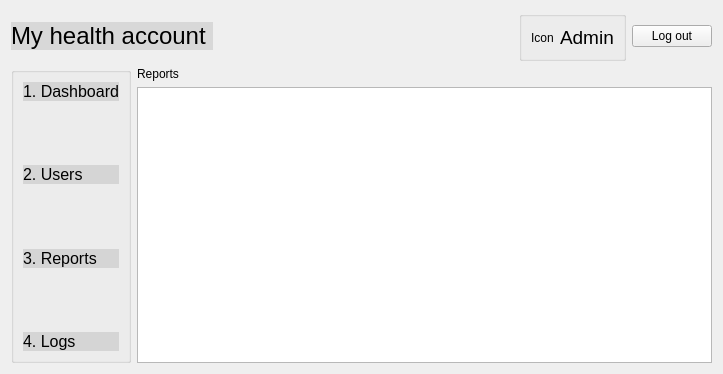
<?xml version="1.0" encoding="UTF-8"?>
<ui version="4.0">
 <class>AdminReports</class>
 <widget class="QDialog" name="AdminReports">
  <property name="geometry">
   <rect>
    <x>0</x>
    <y>0</y>
    <width>723</width>
    <height>374</height>
   </rect>
  </property>
  <property name="windowTitle">
   <string>Dialog</string>
  </property>
  <layout class="QVBoxLayout" name="verticalLayout">
   <item>
    <layout class="QHBoxLayout" name="horizontalLayout_3">
     <item>
      <widget class="QPushButton" name="pushButtonMyHealthAccount">
       <property name="styleSheet">
        <string notr="true">QPushButton {
	background-color: rgb(0, 0, 0,0.1); 
	border: none; 
	color: rgb(0, 0, 0); 
	font: 24px;
	text-align: left;
} 

</string>
       </property>
       <property name="text">
        <string>My health account </string>
       </property>
      </widget>
     </item>
     <item>
      <spacer name="horizontalSpacer">
       <property name="orientation">
        <enum>Qt::Horizontal</enum>
       </property>
       <property name="sizeHint" stdset="0">
        <size>
         <width>188</width>
         <height>20</height>
        </size>
       </property>
      </spacer>
     </item>
     <item>
      <widget class="QGroupBox" name="groupBox_6">
       <property name="title">
        <string/>
       </property>
       <layout class="QHBoxLayout" name="horizontalLayout_2">
        <item>
         <layout class="QHBoxLayout" name="horizontalLayout">
          <item>
           <widget class="QLabel" name="labelAdmin">
            <property name="text">
             <string>Icon</string>
            </property>
           </widget>
          </item>
          <item>
           <widget class="QLabel" name="label_17">
            <property name="font">
             <font>
              <family>.AppleSystemUIFont</family>
              <pointsize>14</pointsize>
              <italic>false</italic>
              <bold>false</bold>
             </font>
            </property>
            <property name="styleSheet">
             <string notr="true">font: 14pt &quot;.AppleSystemUIFont&quot;;</string>
            </property>
            <property name="text">
             <string>Admin</string>
            </property>
           </widget>
          </item>
         </layout>
        </item>
       </layout>
      </widget>
     </item>
     <item>
      <widget class="QPushButton" name="pushButtonLogout">
       <property name="text">
        <string>Log out</string>
       </property>
      </widget>
     </item>
    </layout>
   </item>
   <item>
    <layout class="QGridLayout" name="gridLayout">
     <item row="0" column="0" rowspan="2">
      <widget class="QGroupBox" name="groupBox_2">
       <property name="title">
        <string/>
       </property>
       <layout class="QVBoxLayout" name="verticalLayout_2">
        <item>
         <widget class="QPushButton" name="pushButtonDashboard">
          <property name="styleSheet">
           <string notr="true">QPushButton {
	background-color: rgb(0, 0, 0,0.1); 
	border: none; 
	color: rgb(0, 0, 0); 
	font: 16px;
	text-align: left;
} 

QPushButton:hover { 
	background-color: rgb(0, 0, 0, 0.1); 
	border: none; 
	color: rgb(0, 43, 255); 
}
</string>
          </property>
          <property name="text">
           <string>1. Dashboard</string>
          </property>
         </widget>
        </item>
        <item>
         <spacer name="verticalSpacer_4">
          <property name="orientation">
           <enum>Qt::Vertical</enum>
          </property>
          <property name="sizeHint" stdset="0">
           <size>
            <width>20</width>
            <height>13</height>
           </size>
          </property>
         </spacer>
        </item>
        <item>
         <widget class="QPushButton" name="pushButtonUsers">
          <property name="styleSheet">
           <string notr="true">QPushButton {
	background-color: rgb(0, 0, 0,0.1); 
	border: none; 
	color: rgb(0, 0, 0); 
	font: 16px;
	text-align: left;
} 

QPushButton:hover { 
	background-color: rgb(0, 0, 0, 0.1); 
	border: none; 
	color: rgb(0, 43, 255); 
}
</string>
          </property>
          <property name="text">
           <string>2. Users</string>
          </property>
         </widget>
        </item>
        <item>
         <spacer name="verticalSpacer_5">
          <property name="orientation">
           <enum>Qt::Vertical</enum>
          </property>
          <property name="sizeHint" stdset="0">
           <size>
            <width>20</width>
            <height>13</height>
           </size>
          </property>
         </spacer>
        </item>
        <item>
         <widget class="QPushButton" name="pushButtonReports">
          <property name="styleSheet">
           <string notr="true">QPushButton {
	background-color: rgb(0, 0, 0,0.1); 
	border: none; 
	color: rgb(0, 0, 0); 
	font: 16px;
	text-align: left;
} 

QPushButton:hover { 
	background-color: rgb(0, 0, 0, 0.1); 
	border: none; 
	color: rgb(0, 43, 255); 
}
</string>
          </property>
          <property name="text">
           <string>3. Reports</string>
          </property>
         </widget>
        </item>
        <item>
         <spacer name="verticalSpacer_6">
          <property name="orientation">
           <enum>Qt::Vertical</enum>
          </property>
          <property name="sizeHint" stdset="0">
           <size>
            <width>20</width>
            <height>13</height>
           </size>
          </property>
         </spacer>
        </item>
        <item>
         <widget class="QPushButton" name="pushButtonLogs">
          <property name="styleSheet">
           <string notr="true">QPushButton {
	background-color: rgb(0, 0, 0,0.1); 
	border: none; 
	color: rgb(0, 0, 0); 
	font: 16px;
	text-align: left;
} 

QPushButton:hover { 
	background-color: rgb(0, 0, 0, 0.1); 
	border: none; 
	color: rgb(0, 43, 255); 
}
</string>
          </property>
          <property name="text">
           <string>4. Logs</string>
          </property>
         </widget>
        </item>
       </layout>
      </widget>
     </item>
     <item row="0" column="1">
      <widget class="QLabel" name="labelUserList">
       <property name="styleSheet">
        <string notr="true">font: 16pt &quot;.AppleSystemUIFont&quot;;</string>
       </property>
       <property name="text">
        <string>Reports</string>
       </property>
      </widget>
     </item>
     <item row="1" column="1">
      <widget class="QTableView" name="tableView"/>
     </item>
    </layout>
   </item>
  </layout>
 </widget>
 <resources/>
 <connections/>
</ui>
